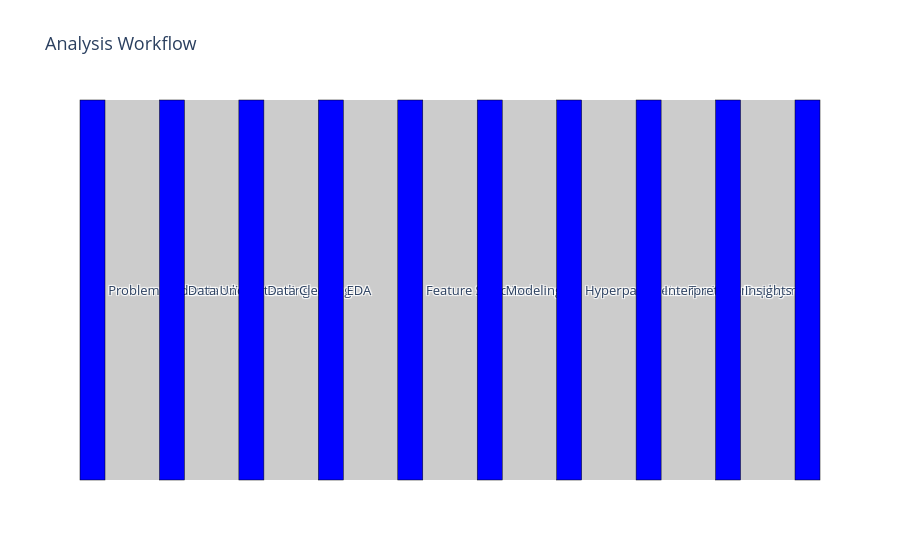

The notebook cell this image was saved under:
### Markdown cell above
**Modeling Design:**


**Objective:**


**Step 1: Identify the problem and the Target.**

**Step 2:  Exploratory Data Analysis**

K-means Clustering**


**Step 3: Modeling**

### Code cell
import plotly.graph_objects as go
from plotly.offline import init_notebook_mode,iplot
init_notebook_mode(connected=True)

fig = go.Figure(go.Sankey(
    node=dict(
        pad=25,
        thickness=25,
        line=dict(color="black", width=0.5),
        label=["Problem Understanding", "Data Understanding", "Data Cleaning", "EDA", "Feature Selection", "Modeling", "Hyperparameter Tuning", "Interpretation", "Deployment", "Insights"],
        color="blue"
    ),
    link=dict(
        source=[0, 1, 2, 3, 4, 5, 6, 7, 8], # indices correspond to labels in the node list
        target=[1, 2, 3, 4, 5, 6, 7, 8, 9],
        value=[1, 1, 1, 1, 1, 1, 1, 1, 1]
    )
))

fig.update_layout(title_text="Analysis Workflow", font_size=13)
fig.show()

### Figure 1 — Plotly figure (JSON) as saved in the notebook; plotly's stock layout.template omitted (floating-point values rounded to 4 significant figures)
{"data": [{"link": {"source": [0, 1, 2, 3, 4, 5, 6, 7, 8], "target": [1, 2, 3, 4, 5, 6, 7, 8, 9], "value": [1, 1, 1, 1, 1, 1, 1, 1, 1]}, "node": {"color": "blue", "label": ["Problem Understanding", "Data Understanding", "Data Cleaning", "EDA", "Feature Selection", "Modeling", "Hyperparameter Tuning", "Interpretation", "Deployment", "Insights"], "line": {"color": "black", "width": 0.5}, "pad": 25, "thickness": 25}, "type": "sankey"}], "layout": {"font": {"size": 13}, "title": {"text": "Analysis Workflow"}}}
